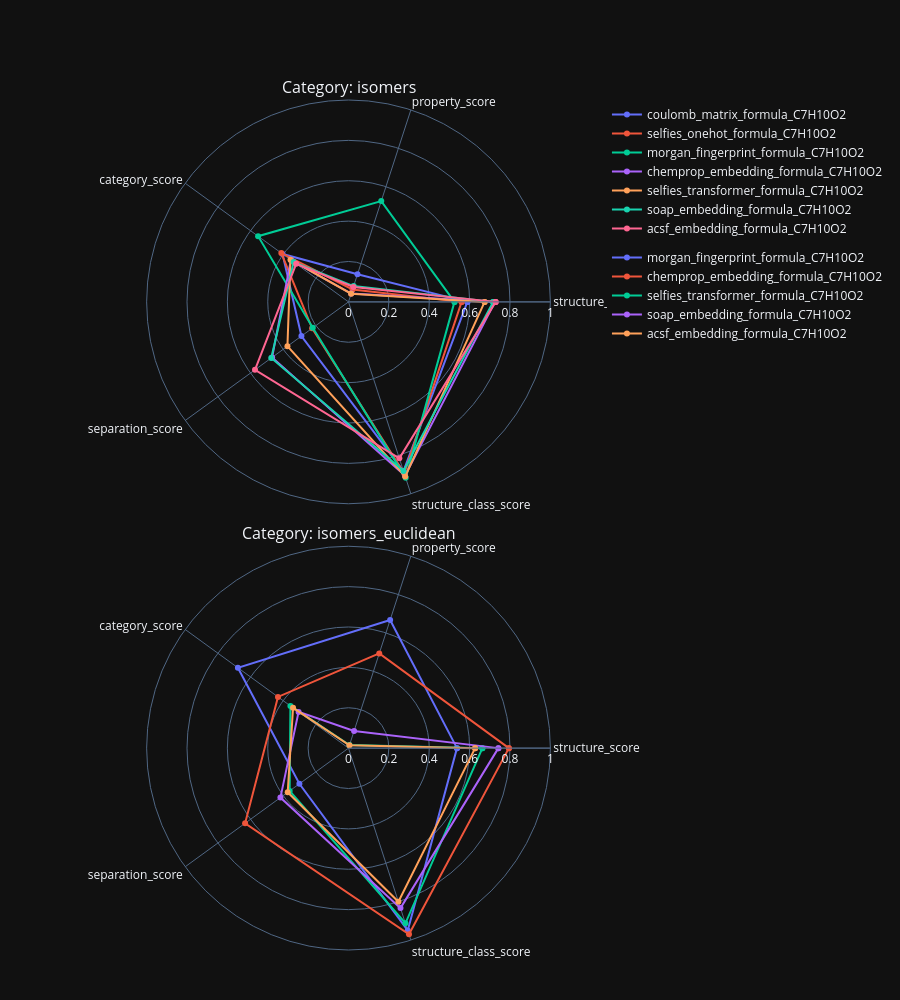

Notebook code for this chart:
### Code cell
plot_all_categories(report_data, categories=['isomers', 'isomers_euclidean'])

### Figure 1 — Plotly figure (JSON) as saved in the notebook; plotly's stock layout.template omitted (floating-point values rounded to 4 significant figures)
{"data": [{"legendgroup": "isomers", "line": {"color": "#636EFA"}, "name": "coulomb_matrix_formula_C7H10O2", "r": [0.5889, 0.1443, 0.4041, 0.2883, 0.8811, 0.5889], "subplot": "polar", "theta": ["structure_score", "property_score", "category_score", "separation_score", "structure_class_score", "structure_score"], "type": "scatterpolar"}, {"legendgroup": "isomers", "line": {"color": "#EF553B"}, "name": "selfies_onehot_formula_C7H10O2", "r": [0.5603, 0.06462, 0.4113, 0.2227, 0.8936, 0.5603], "subplot": "polar", "theta": ["structure_score", "property_score", "category_score", "separation_score", "structure_class_score", "structure_score"], "type": "scatterpolar"}, {"legendgroup": "isomers", "line": {"color": "#00CC96"}, "name": "morgan_fingerprint_formula_C7H10O2", "r": [0.525, 0.525, 0.5536, 0.2189, 0.9167, 0.525], "subplot": "polar", "theta": ["structure_score", "property_score", "category_score", "separation_score", "structure_class_score", "structure_score"], "type": "scatterpolar"}, {"legendgroup": "isomers", "line": {"color": "#AB63FA"}, "name": "chemprop_embedding_formula_C7H10O2", "r": [0.7259, 0.04358, 0.3526, 0.4677, 0.9057, 0.7259], "subplot": "polar", "theta": ["structure_score", "property_score", "category_score", "separation_score", "structure_class_score", "structure_score"], "type": "scatterpolar"}, {"legendgroup": "isomers", "line": {"color": "#FFA15A"}, "name": "selfies_transformer_formula_C7H10O2", "r": [0.6743, 0.04243, 0.3551, 0.3739, 0.9091, 0.6743], "subplot": "polar", "theta": ["structure_score", "property_score", "category_score", "separation_score", "structure_class_score", "structure_score"], "type": "scatterpolar"}, {"legendgroup": "isomers", "line": {"color": "#19D3AF"}, "name": "soap_embedding_formula_C7H10O2", "r": [0.7165, 0.08213, 0.3359, 0.473, 0.881, 0.7165], "subplot": "polar", "theta": ["structure_score", "property_score", "category_score", "separation_score", "structure_class_score", "structure_score"], "type": "scatterpolar"}, {"legendgroup": "isomers", "line": {"color": "#FF6692"}, "name": "acsf_embedding_formula_C7H10O2", "r": [0.7291, 0.07721, 0.3204, 0.5726, 0.8148, 0.7291], "subplot": "polar", "theta": ["structure_score", "property_score", "category_score", "separation_score", "structure_class_score", "structure_score"], "type": "scatterpolar"}, {"legendgroup": "isomers_euclidean", "line": {"color": "#636EFA"}, "name": "morgan_fingerprint_formula_C7H10O2", "r": [0.5373, 0.6674, 0.6771, 0.3007, 0.9494, 0.5373], "subplot": "polar2", "theta": ["structure_score", "property_score", "category_score", "separation_score", "structure_class_score", "structure_score"], "type": "scatterpolar"}, {"legendgroup": "isomers_euclidean", "line": {"color": "#EF553B"}, "name": "chemprop_embedding_formula_C7H10O2", "r": [0.7945, 0.4931, 0.4318, 0.6331, 0.9697, 0.7945], "subplot": "polar2", "theta": ["structure_score", "property_score", "category_score", "separation_score", "structure_class_score", "structure_score"], "type": "scatterpolar"}, {"legendgroup": "isomers_euclidean", "line": {"color": "#00CC96"}, "name": "selfies_transformer_formula_C7H10O2", "r": [0.6632, 0.01563, 0.3556, 0.3604, 0.9123, 0.6632], "subplot": "polar2", "theta": ["structure_score", "property_score", "category_score", "separation_score", "structure_class_score", "structure_score"], "type": "scatterpolar"}, {"legendgroup": "isomers_euclidean", "line": {"color": "#AB63FA"}, "name": "soap_embedding_formula_C7H10O2", "r": [0.7424, 0.08953, 0.3055, 0.4168, 0.8333, 0.7424], "subplot": "polar2", "theta": ["structure_score", "property_score", "category_score", "separation_score", "structure_class_score", "structure_score"], "type": "scatterpolar"}, {"legendgroup": "isomers_euclidean", "line": {"color": "#FFA15A"}, "name": "acsf_embedding_formula_C7H10O2", "r": [0.6273, 0.0146, 0.3395, 0.3723, 0.8, 0.6273], "subplot": "polar2", "theta": ["structure_score", "property_score", "category_score", "separation_score", "structure_class_score", "structure_score"], "type": "scatterpolar"}], "layout": {"annotations": [{"font": {"size": 16}, "showarrow": false, "text": "Category: isomers", "x": 0.5, "xanchor": "center", "xref": "paper", "y": 1, "yanchor": "bottom", "yref": "paper"}, {"font": {"size": 16}, "showarrow": false, "text": "Category: isomers_euclidean", "x": 0.5, "xanchor": "center", "xref": "paper", "y": 0.475, "yanchor": "bottom", "yref": "paper"}], "height": 1000, "legend": {"groupclick": "toggleitem"}, "margin": {"b": 50, "l": 100, "r": 100, "t": 100}, "polar": {"domain": {"x": [0, 1], "y": [0.525, 1]}, "radialaxis": {"range": [0, 1], "visible": true}}, "polar2": {"domain": {"x": [0, 1], "y": [0, 0.475]}, "radialaxis": {"range": [0, 1], "visible": true}}, "showlegend": true}}
